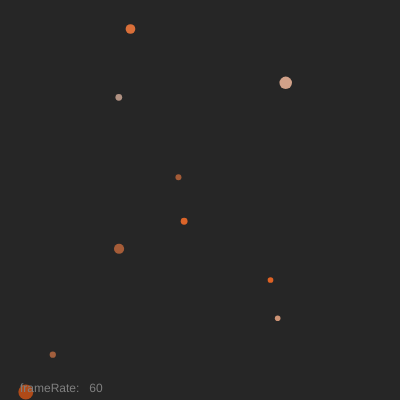
Frame 1 (no input)
Frame 60 (no input): identical to frame 1, image omitted
Frame 120 (the mouse pressed at the canvas centre since frame 60): identical to frame 1, image omitted

The p5.js sketch that drew this single still picture (run headless with seeded random() and noise() and a simulated clock; from frame 60 on, the mouse is pressed at the canvas centre):

// p5.js sketch
// ── sketch.js
/*
franklin hernandez-castro
www.skizata.com
TEC costa rica, hfg schw. gmuend
2022
*/

let myObjects = [];
let numObjects = 10;

function setup() {
    createCanvas(400, 400);
    colorMode (HSB, 360, 100, 100, 1);
    for (let i = 0; i < numObjects; i++) {
        myObjects[i] = new MyObject ( random (width), random(height) );;
    }
}

function draw() {
    background(15);
    for (let i = 0; i < numObjects; i++) {
        myObjects[i].display();
    }

    fill (50);
    noStroke();
    text("frameRate:   " + Math.round(frameRate()), 20, height-8);
}

function mouseReleased(){
    for (let i = 0; i < numObjects; i++) {
        myObjects[i].releasedOverMe();
    }
}
// ── Object.js
/*
franklin hernandez-castro
www.skizata.com
TEC costa rica, hfg schw. gmuend
2022
*/


class MyObject {
    constructor (_x, _y){
        this.myX = _x;
        this.myY = _y;
        this.mySize = random(5,15);
        this.myColor = color(20, random(100), random(50,90));
        this.hover = false;
        this.selected = false;
    }


    display () {
        this.hover = mouseX > this.myX - this.mySize / 2 && mouseX < this.myX + this.mySize / 2 &&
            mouseY > this.myY - this.mySize / 2 && mouseY < this.myY + this.mySize / 2;

        stroke(0,0,100);
        if (this.hover) strokeWeight (2);
        else noStroke();

        fill(this.myColor);
        ellipse (this.myX, this.myY, this.mySize, this.mySize);
        noStroke();

        // selected
        if (this.selected) {
            noFill();
            stroke (0, 0, 100, 0.3 );
            strokeWeight (3);
            ellipse (this.myX, this.myY, this.mySize*3, this.mySize*3);
        }
    }


    releasedOverMe () {
        if (this.hover) this.selected = !this.selected;
    }

}  // end of class
